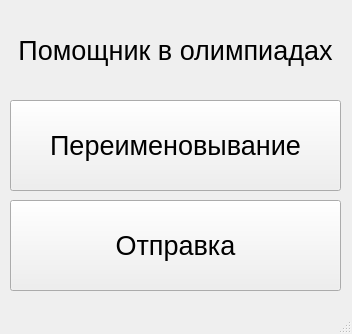
<?xml version="1.0" encoding="UTF-8"?>
<ui version="4.0">
 <class>MainWindow</class>
 <widget class="QMainWindow" name="MainWindow">
  <property name="geometry">
   <rect>
    <x>0</x>
    <y>0</y>
    <width>352</width>
    <height>334</height>
   </rect>
  </property>
  <property name="windowTitle">
   <string>MainWindow</string>
  </property>
  <widget class="QWidget" name="centralwidget">
   <widget class="QPushButton" name="pushButton_renamer">
    <property name="geometry">
     <rect>
      <x>10</x>
      <y>100</y>
      <width>331</width>
      <height>91</height>
     </rect>
    </property>
    <property name="font">
     <font>
      <pointsize>20</pointsize>
     </font>
    </property>
    <property name="text">
     <string>Переименовывание</string>
    </property>
   </widget>
   <widget class="QPushButton" name="pushButton_sender">
    <property name="enabled">
     <bool>true</bool>
    </property>
    <property name="geometry">
     <rect>
      <x>10</x>
      <y>200</y>
      <width>331</width>
      <height>91</height>
     </rect>
    </property>
    <property name="font">
     <font>
      <pointsize>20</pointsize>
     </font>
    </property>
    <property name="text">
     <string>Отправка</string>
    </property>
   </widget>
   <widget class="QLabel" name="label">
    <property name="geometry">
     <rect>
      <x>10</x>
      <y>10</y>
      <width>331</width>
      <height>81</height>
     </rect>
    </property>
    <property name="font">
     <font>
      <pointsize>20</pointsize>
     </font>
    </property>
    <property name="text">
     <string>Помощник в олимпиадах</string>
    </property>
    <property name="alignment">
     <set>Qt::AlignCenter</set>
    </property>
   </widget>
  </widget>
  <widget class="QMenuBar" name="menubar">
   <property name="geometry">
    <rect>
     <x>0</x>
     <y>0</y>
     <width>352</width>
     <height>21</height>
    </rect>
   </property>
  </widget>
  <widget class="QStatusBar" name="statusbar"/>
 </widget>
 <resources/>
 <connections/>
</ui>
